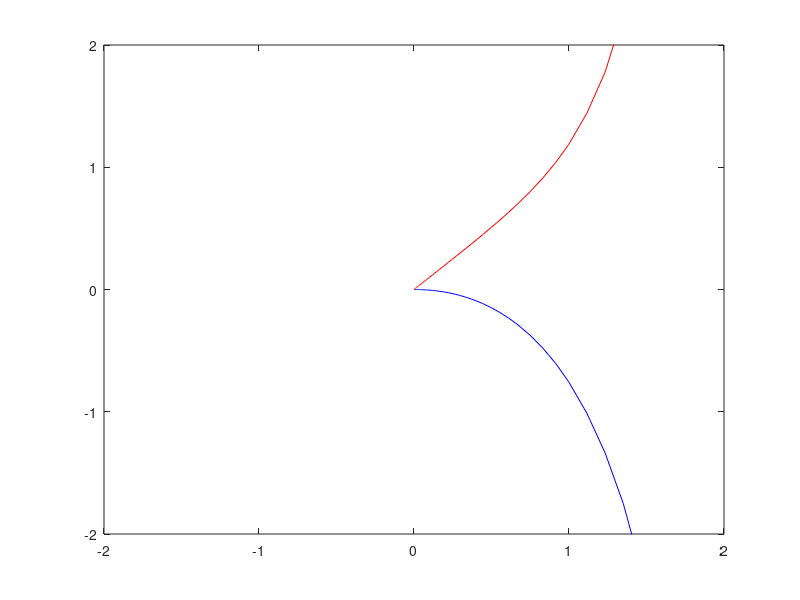

MATLAB code to generate this figure:
function c_cp_predprey

tend=20; %end time to run the simulation
u0=[0.0000001;0.0000001]; %initial condition as a vector
[tsol,usol]=ode45(@rhs,[0,tend],u0);
Xsol=usol(:,1); Ysol=usol(:,2);
plot(tsol,Xsol,'b'); hold on; plot(tsol,Ysol,'r');
axis([-2 2 -2 2]);

function udot=rhs(t,u)
X=u(1); Y=u(2);
Xdot=X-Y;
Ydot=1-(X*Y);
udot=[Xdot;Ydot];
